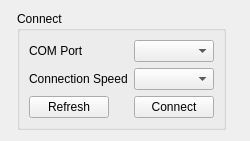
       <widget class="QWidget" name="tab_5">
        <attribute name="title">
         <string>Connect</string>
        </attribute>
        <layout class="QFormLayout" name="formLayout_8">
         <item row="0" column="1">
          <layout class="QFormLayout" name="formLayout_7">
           <item row="0" column="0">
            <layout class="QFormLayout" name="formLayout_2">
             <item row="0" column="0">
              <widget class="QGroupBox" name="groupBoxConnect">
               <property name="title">
                <string>Connect</string>
               </property>
               <layout class="QFormLayout" name="formLayout">
                <item row="0" column="0">
                 <widget class="QLabel" name="label_COM">
                  <property name="text">
                   <string>COM Port</string>
                  </property>
                 </widget>
                </item>
                <item row="0" column="1">
                 <widget class="QComboBox" name="comboBox_COM"/>
                </item>
                <item row="1" column="0">
                 <widget class="QLabel" name="label_ConnSpeed">
                  <property name="text">
                   <string>Connection Speed</string>
                  </property>
                 </widget>
                </item>
                <item row="1" column="1">
                 <widget class="QComboBox" name="comboBox_ConnSpeed">
                  <property name="currentText">
                   <string/>
                  </property>
                 </widget>
                </item>
                <item row="3" column="0">
                 <widget class="QPushButton" name="pushButton_Refresh">
                  <property name="text">
                   <string>Refresh</string>
                  </property>
                  <property name="icon">
                   <iconset>
                    <normaloff>img/Actions-view-refresh-icon.png</normaloff>img/Actions-view-refresh-icon.png</iconset>
                  </property>
                 </widget>
                </item>
                <item row="3" column="1">
                 <widget class="QPushButton" name="pushButton_Connect">
                  <property name="text">
                   <string>Connect</string>
                  </property>
                  <property name="icon">
                   <iconset>
                    <normaloff>img/connect-icon.png</normaloff>img/connect-icon.png</iconset>
                  </property>
                 </widget>
                </item>
               </layout>
              </widget>
             </item>
             <item row="0" column="1">
              <widget class="QLabel" name="label_ConnectedStatus">
               <property name="enabled">
                <bool>true</bool>
               </property>
               <property name="text">
                <string/>
               </property>
               <property name="pixmap">
                <pixmap>img/connect-icon.png</pixmap>
               </property>
               <property name="scaledContents">
                <bool>true</bool>
               </property>
              </widget>
             </item>
            </layout>
           </item>
          </layout>
         </item>
        </layout>
       </widget>
